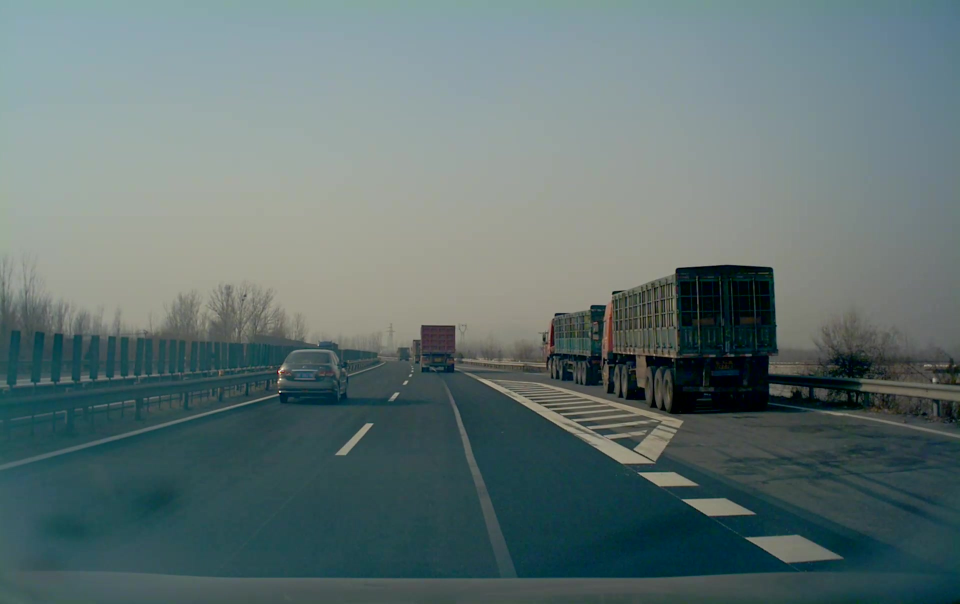
//> input picture src/localization/src/feature_extract_match/data/Unknow-normal-normal-01-20181129_wey_jingkun_inner-1-50976_141.jpg, 1920 x 1208 px (shown at 1/2 size)
$ ./main ../../feature_extract_match/data/Unknow-normal-normal-01-20181129_wey_jingkun_inner-1-50976_141.jpg ../../feature_extract_match/data/Unknow-normal-normal-01-20181129_wey_jingkun_inner-1-50976_146.jpg   (built with g++ and OpenCV 4)
//> lines starting //> are read from the running program, lines starting //| are printed output that depends on the picture
#include "../include/pose_estimation_2d2d.hpp"
#include "../../feature_extract_match/include/feature_extract_match.hpp"

int main(int argc, char** argv) {
    if (argc < 3) {
        std::cout << "Wrong use !" << std::endl;
        std::cout << "Usage: ./main img1 img2" << std::endl;
        exit(0);
    }
    //read image
    cv::Mat img_10 = cv::imread(argv[1], CV_LOAD_IMAGE_COLOR);
//> img_10 is the input picture: 1208 rows x 1920 cols, CV_8UC3; mean B, G, R 114.9, 115.2, 97.3
    cv::Mat img_20 = cv::imread(argv[2], CV_LOAD_IMAGE_COLOR);
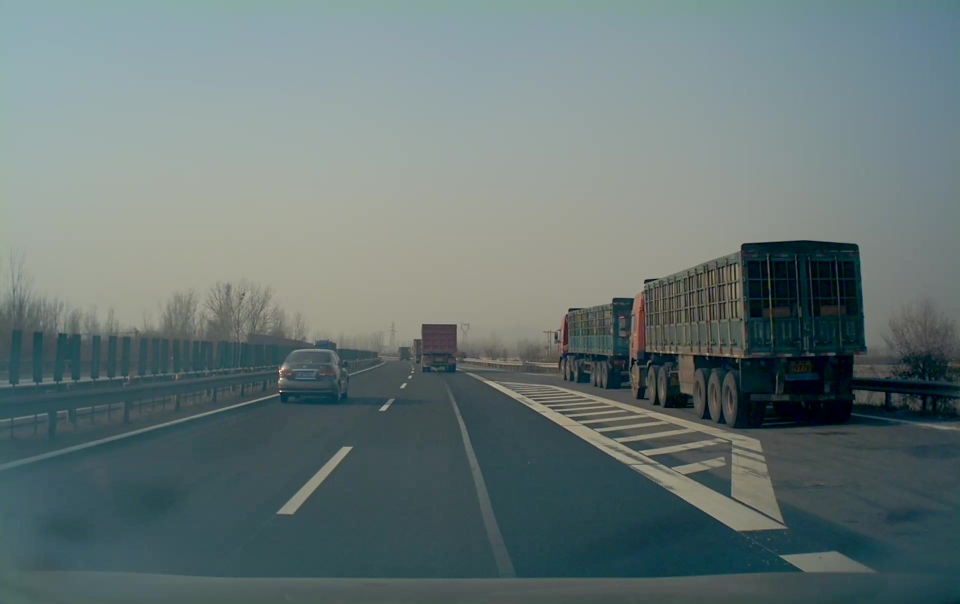
//> input picture src/localization/src/feature_extract_match/data/Unknow-normal-normal-01-20181129_wey_jingkun_inner-1-50976_146.jpg, 1920 x 1208 px (shown at 1/2 size)
//> img_20 is the input picture: 1208 rows x 1920 cols, CV_8UC3; mean B, G, R 117.6, 118.2, 102.9
    cv::Mat img_1;
    cv::resize(img_10, img_1, cv::Size(800, 500), CV_INTER_CUBIC);
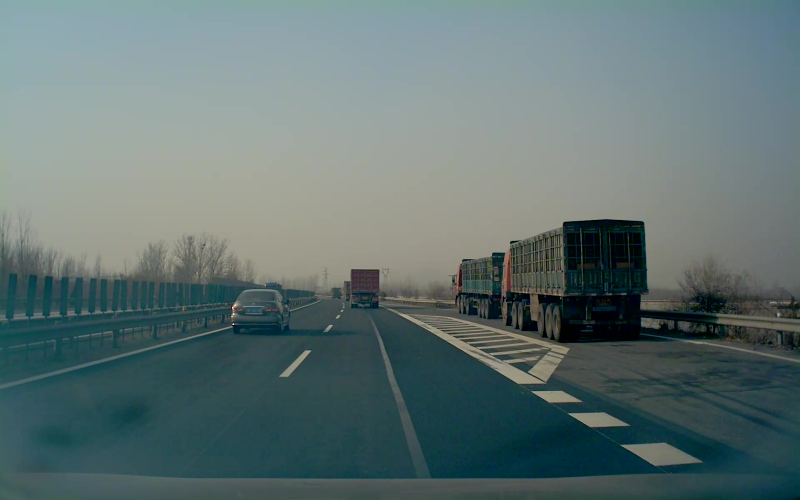
//> img_1: 500 rows x 800 cols, CV_8UC3; mean B, G, R 114.8, 115.1, 97.3
    cv::Mat img_2;
    cv::resize(img_20, img_2, cv::Size(800, 500), CV_INTER_CUBIC);
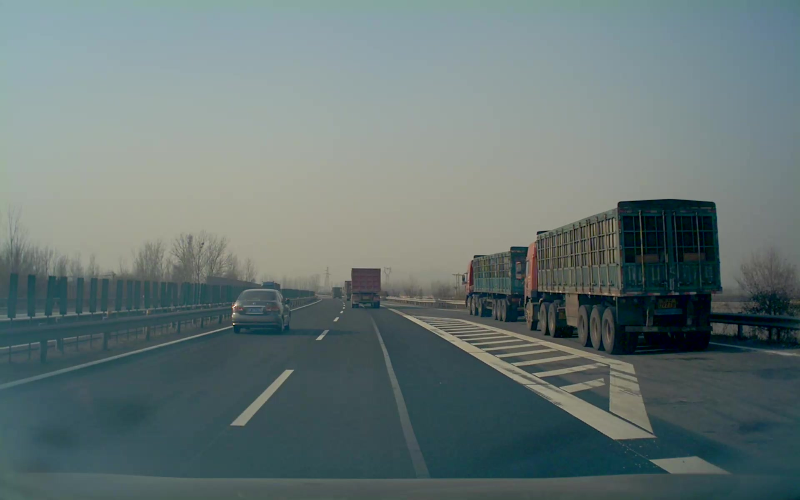
//> img_2: 500 rows x 800 cols, CV_8UC3; mean B, G, R 117.6, 118.2, 102.8
    std::vector<cv::KeyPoint> keypoints_1;
    std::vector<cv::KeyPoint> keypoints_2;
    std::vector<cv::DMatch> matches;
    //do match
//> (the run ends here: the program needs code that is not available in this run, at `find_feature_matches(img_1, img_2, keypoints_1, keypoints_2, matches);`)
